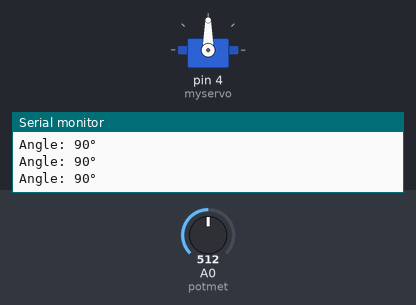
A sketch run on a simulated Arduino Uno, built with avr-gcc and run on an emulated ATmega328P. Parts: servo, the last lines printed to the serial monitor. Inputs (shaded band) come from the test bench; at power-on: A0 (potmet) = 512.

Above: at 1.2 s.
1.3 s: A0 (potmet) set to 561
At 2.5 s:
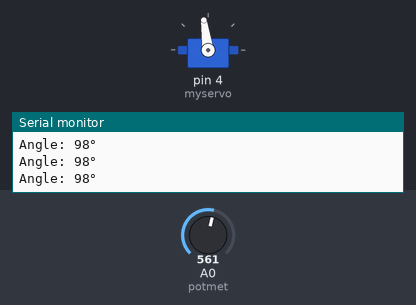
2.8 s: A0 (potmet) set to 580
At 3.7 s:
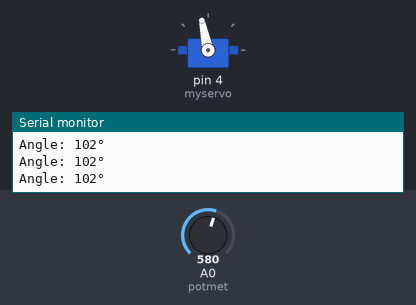
4.3 s: A0 (potmet) set to 716
At 4.8 s:
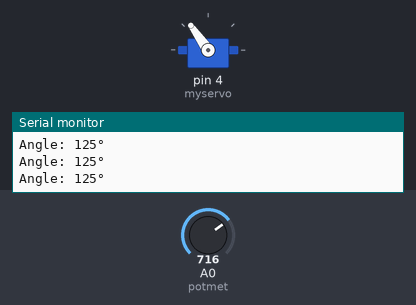
5.8 s: A0 (potmet) set to 900
At 7.0 s:
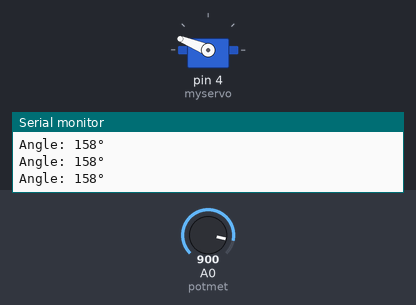
7.3 s: A0 (potmet) set to 306
At 8.3 s:
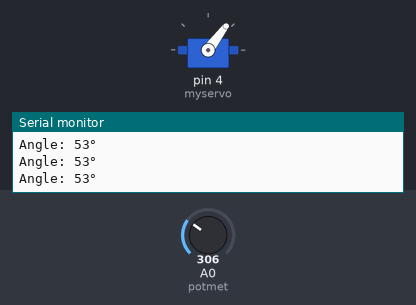
8.8 s: A0 (potmet) set to 1023
At 9.5 s:
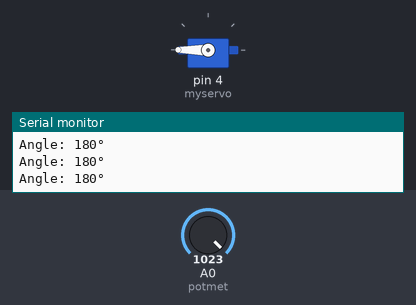
Timing chart, 0 to 11.3 s (numbered marks = the images above; inputs shaded):
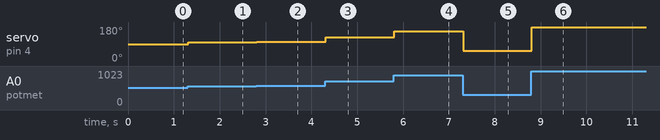

Measured:
- after the input at 1.3 s, servo on pin 4 (myservo): 90° → 98° at once
- after the input at 2.8 s, servo on pin 4 (myservo): 98° → 102° at once
- after the input at 4.3 s, servo on pin 4 (myservo): 102° → 125° at once
- after the input at 5.8 s, servo on pin 4 (myservo): 125° → 158° at once
- after the input at 7.3 s, servo on pin 4 (myservo): 158° → 53° at once
- after the input at 8.8 s, servo on pin 4 (myservo): 53° → 180° at once

The sketch:

ServoWPotMet.ino
```cpp
#include <Servo.h>
int potmet = A0;
Servo myservo;
int pos = 0;
int analogValue = 0;

void setup() {
  // put your setup code here, to run once:
Serial.begin(9600);
pinMode(potmet, INPUT);
myservo.attach(4,0,180);
myservo.write(0);
}

void loop() {
  // put your main code here, to run repeatedly:
  analogValue = analogRead(potmet);
  pos = map(analogValue,0,1023,0,180);
  myservo.write(pos);
  Serial.print("Angle: ");
  Serial.print(pos);
  Serial.println("°");
}
```
